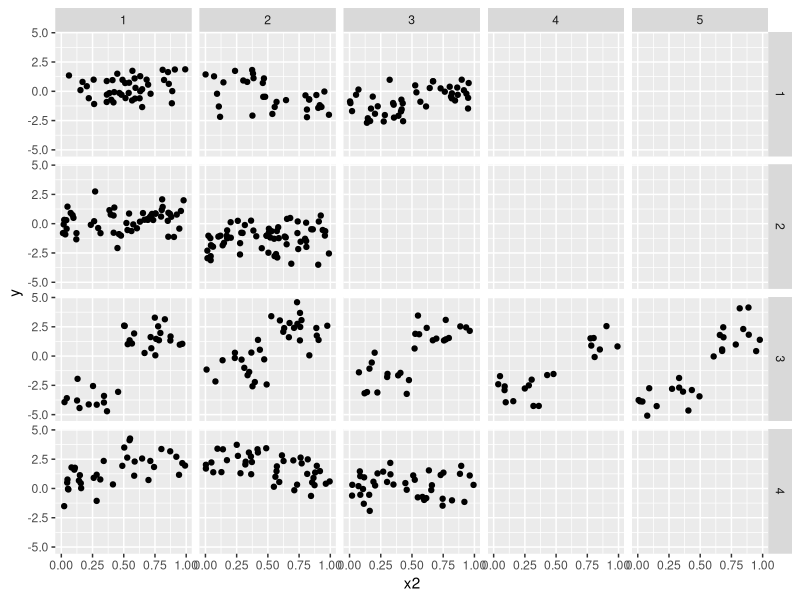

Write R code to recreate this figure. (Note: this script raises an error after producing the figure.)
library(tidyverse)
# Simulate some data from a nested HEBART model

# I'm going to assume the data are simulated from a sum of two trees
# with 4 main groups and (3,2,5,3) nested groups inside each main group
# The first tree has 3 terminal nodes and splits on x1 < 0
# at the first split and then x2 < 0 on those observations
# on the left hand side
# The second tree just has one split at x2 < 0.5

set.seed(123)
n_obs <- 500
n_groups <- 4
n_groups_nested <- c(3, 2, 5, 3)
n_trees <- 2
n_terminal_nodes <- c(3, 2)
x1 <- runif(n_obs)
x2 <- runif(n_obs)
group <- sample(1:n_groups, size = n_obs, replace = TRUE)
sub_group <- rep(NA, length = length(group))
for(i in 1:length(group)) {
  sub_group[i] <- sample(1:n_groups_nested[group[i]], 
                         size = 1)
}

# Might want to fiddle around with these values a bit
tau_mu <- 3
tau_phi <- 3 
tau_lambda <- 2
tau <- 1

# Simulate terminal node parameters
mu <- vector('list', length = n_trees)
for (i in 1:length(mu)) {
  mu[[i]] <- rnorm(n_terminal_nodes[i], 0, 1/sqrt(tau_mu))  
}

#[2]]
#[1] -0.2990863  0.5357511

# Then for each terminal node there are n_groups phi parameters
# And also each sub-terminal node as well!
phi <- lambdas <- vector('list', length = n_trees)
for (i in 1:length(phi)) {
  phi[[i]] <- vector('list', length = n_terminal_nodes[i])
  lambdas[[i]] <- vector('list', length = n_terminal_nodes[i])
  for(j in 1:length(phi[[i]])) {
    
    phi[[i]][[j]] <- rnorm(n_groups, mu[[i]][j], sqrt(n_trees / tau_phi))
    lambdas[[i]][[j]] <- vector('list', length = n_groups)
    for (k in 1:length(phi[[i]][[j]])) {
      lambdas[[i]][[j]][[k]] <- rnorm(n_groups_nested[k], 
                                  phi[[i]][[j]][k], 
                                  sqrt(n_trees / tau_lambda))
    }
  }
}
# For phi the order of the indices is tree, terminal node, group
# So phi[[2]][[1]][3] is the 2nd tree, 1st terminal node, 3rd group
# For lambda it's the same but with sub-group added on 
# lambda[[1]][[2]][[2]][3] is the 1st tree, 2nd terminal node, 2nd group, 
# 3rd sub-group
# wow!

# Write the functions for each of the trees
tree_fun1 <- function(x1, x2, group, subgroup) {
  ans <- if(x1 < 0 & x2 < 0) {
    lambda[[1]][[1]][[group]][subgroup]
  } else if(x1 < 0 & x2 >= 0) {
    lambdas[[1]][[2]][[group]][subgroup]
  } else {
    lambdas[[1]][[2]][[group]][subgroup]
  }
  return(ans)
}
tree_fun2 <- function(x1, x2, group, subgroup) {
  ans <- if(x2 < 0.5 ) {
    lambdas[[2]][[1]][[group]][subgroup]
  } else {
    lambdas[[2]][[2]][[group]][subgroup]
  }
  return(ans)
}

# Finally simulate some y values from the tree functions
y <- rep(NA, length = n_obs)

for (i in 1:n_obs) {
  y[i] <- rnorm(1, mean = 
                  #tree_fun1(x1[i], x2[i], group[i], sub_group[i]) + 
                  tree_fun2(x1[i], x2[i], group[i], sub_group[i]), 
                sd = 1 / sqrt(tau))
}
# single tree using x2 < 0.5
# Not a particularly helpful plot but just to check something got simulated
library(ggplot2)
df <- data.frame(
  x1 = x1,
  x2 = x2,
  group = group,
  sub_group = sub_group,
  y = y
)
ggplot(df, aes(x = x2, y = y)) +
  geom_point() + 
  facet_grid(group ~ sub_group)


data <- data.frame(
  y = y, 
  x1 = x1, 
  x2 = x2, 
  group = group, 
  subgroup = sub_group
) |> 
  mutate(subgroup = paste0(group, subgroup))


group_variable = "group"
subgroup_variable = "subgroup"
formula = y ~ x1 + x2
num_trees <- 2

tau         = 1
tau_phi     = 3 
tau_mu      = 3
tau_gamma   = 2

hb_model <- nhebart(formula,
                    data           = data,
                    group_variable = group_variable,
                    subgroup_variable = subgroup_variable,
                    num_trees = num_trees,
                    priors = list(
                      alpha = 0.95, # Prior control list
                      beta = 2,
                      nu = 2,
                      lambda = 0.1,
                      tau_mu = 16 * num_trees,
                      shape_sigma_phi = 0.5,
                      scale_sigma_phi = 1,
                      sample_sigma_phi = TRUE,
                      shape_sigma_gamma = 0.5,
                      scale_sigma_gamma = 1
                    ), 
                    inits = list(tau         = 1,
                                 tau_phi     = 1, 
                                 sigma_phi   = 1,
                                 sigma_gamma = 1),
                    MCMC = list(iter = 500, # Number of iterations
                                burn = 20, # Size of burn in
                                thin = 1,
                                sigma_phi_sd   = 2,
                                sigma_gamma_sd = 2)
)
hb_model$trees[[4]]
hb_model$rmse
hb_model$mse
hb_model$tau
1/sqrt(hb_model$sigma_gamma)
pp <- predict_nhebart(newX = data, 
                      new_groups = data$group, 
                      new_subgroups = data$subgroup,
                      hebart_posterior = hb_model, 
                      type = "mean")
sqrt(mean((pp - data$y)^2)) # 1.907164
cor(pp, data$y)  #
  
  
  
  
